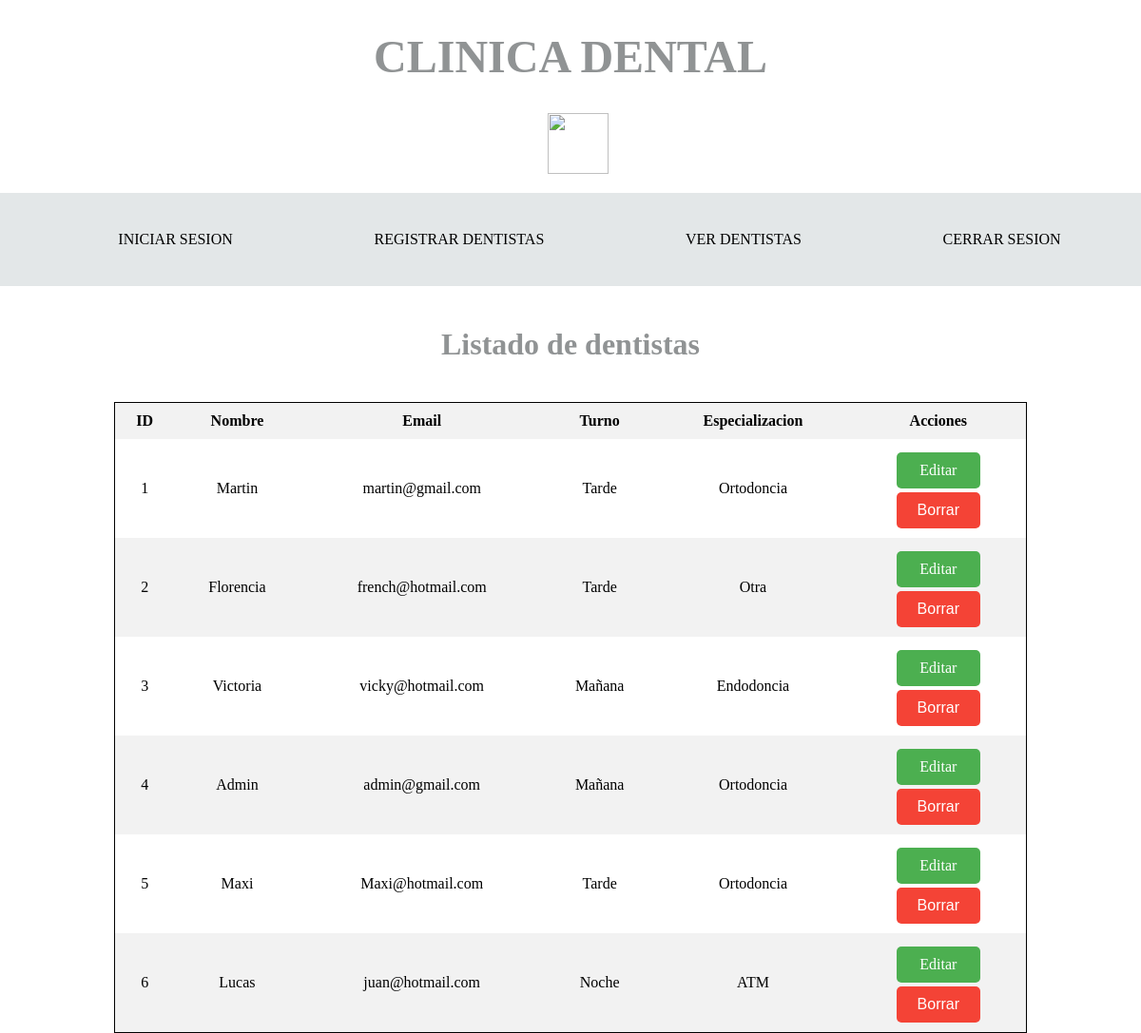
/index.php?ruta=dentistas (signed in), run on the app's committed database.
### tables this page shows
CREATE TABLE `registros` (
  `id` int(11) NOT NULL,
  `nombre` varchar(30) NOT NULL,
  `email` varchar(50) NOT NULL,
  `turno` varchar(70) NOT NULL,
  `especializacion` varchar(70) NOT NULL,
  `password` varchar(70) NOT NULL
);

### controllers/plantilla.controller.php (called while the page is built)
<?php
class ControllerPlantilla{
    public function ctrGetPlantilla(){
        include "views/plantilla.php";
    }
}

### index.php (called while the page is built)
<?php
require_once "controllers/plantilla.controller.php";
require_once "controllers/registros.controller.php";
require_once "models/registros.modelo.php";
$inicio = new ControllerPlantilla();
$inicio->ctrGetPlantilla();

### controllers/registros.controller.php (called while the page is built, shortened)
<?php
class ControllerRegistros{
	static public function ctrSeleccionarRegistros($item, $valor) {
		$tabla = "registros";
		$respuesta = ModeloRegistros::mdlSeleccionarRegistros($tabla, $item, $valor);
		return $respuesta;
	}
}

### models/conexion.php (called while the page is built)
<?php
class Conexion{
    static public function conectar(){
        $link = new PDO("mysql:host=localhost;port=3306;dbname=victoriaFrenchDB",
                            "root",
                            "");
        $link->exec("set names utf8");
        return $link;
    }
}

### models/registros.modelo.php (called while the page is built, shortened)
<?php
require_once "conexion.php";
class ModeloRegistros
{
	static public function mdlSeleccionarRegistros($tabla, $item, $valor)
	{
		if ($item == null && $valor == null) {
			$stmt = Conexion::conectar()->prepare("SELECT * FROM $tabla ORDER BY id DESC");
			$stmt->execute();
			return $stmt->fetchAll();
		} else {
			$stmt = Conexion::conectar()->prepare("SELECT * FROM $tabla WHERE $item = :$item ORDER BY id DESC");
			$stmt->bindParam(":" . $item, $valor, PDO::PARAM_STR);
			$stmt->execute();
			return $stmt->fetch();
		}
	}
}

### views/paginas/dentistas.php (the view, shortened to what this page needs)
<!DOCTYPE html>
<html lang="en">
<head>
    <link rel="stylesheet" href="css/style.css">
</head>
<body>
    <h4 class="title title_dentistas">Listado de dentistas</h4>
    <?php
$usuarios = ControllerRegistros::ctrSeleccionarRegistros(null, null);
?>
<table class="table">
	<thead class="table_head">
		<tr>
			<th>ID</th>
			<th>Nombre</th>
			<th>Email</th>
			<th>Turno</th>
			<th>Especializacion</th>
			<th>Acciones</th>
		</tr>
	</thead>
	<tbody class="table_body">
	<?php foreach ($usuarios as $key => $value): ?>
		<tr>
			<td><?php echo ($key+1); ?></td>
			<td><?php echo $value["nombre"]; ?></td>
			<td><?php echo $value["email"]; ?></td>
			<td><?php echo $value["turno"]; ?></td>
			<td><?php echo $value["especializacion"]; ?></td>
			<td>
			<div>
				<a href="index.php?ruta=editar&id=<?php echo $value["id"]; ?>" class="boton_editar">Editar</a>
				<form method="post">
					<button type="submit" class="boton_borrar">Borrar</button>
				</form>
			</div>
			</td>
		</tr>
	<?php endforeach ?>
	</tbody>
</table>

### views/plantilla.php (shortened to what this page needs)
<!DOCTYPE html>
<html lang="en">
<head>
    <link rel="stylesheet" href="css/style.css">
</head>
<body>
    <header>
        <div class="div_titulo">
            <h1 class="title">CLINICA DENTAL </h1>
            <img src="img/dentista.png" class="logo_dentista">
        </div>
        <nav class="home_nav">
            <ul>
                <li><a href="index.php?ruta=inicio">INICIAR SESION</a></li>
                <li><a href="index.php?ruta=registro">REGISTRAR DENTISTAS</a></li>
                <li><a href="index.php?ruta=dentistas"> VER DENTISTAS</a></li>
                <li><a href="index.php?ruta=salir">CERRAR SESION</a></li>
            </ul>
        </nav>
    </header>
    <section>
        <?php
            if (isset($_GET["ruta"])){
                if(
                    $_GET["ruta"]== "inicio" ||
                    $_GET["ruta"] == "registro" ||
                    $_GET["ruta"] == "dentistas" ||
                    $_GET["ruta"] == "editar" ||
                    $_GET["ruta"] == "salir"
                ){
                    include "paginas/" . $_GET["ruta"] . ".php";
                } else{
                    include "paginas/error404.php";
                }
            } else{
                echo "paginas/inicio.php";
            }
            ?>
    </section>
</body>
</html>

### css/style.css (style rules this page uses)
body { margin:0%; padding: 0%; }
.title { text-align: center; color: rgb(144, 147, 148); }
.title_dentistas { font-size: 2rem; }
.div_titulo { justify-content:space-around ; }
.logo_dentista { width: 4rem; height: 4rem; margin-left: 48vw; }
h1 { font-size: 3rem; }
.home_nav { background-color: rgb(227, 231, 232); padding: 10px; padding-bottom: 1.5rem; padding-top: 1.5rem; margin-top: 1rem; }
.home_nav ul { display: flex; list-style: none; justify-content: space-around; }
.home_nav ul li a { text-decoration: none; color: black; }
.table { width: 80%; border-collapse: collapse; border-radius: 5px; margin-left: 10vw; border: 1px solid black; }
.table th, .table td { padding: 10px; text-align: center; }
.table th { background-color: #f2f2f2; }
.table_body tr:nth-child(even) { background-color: #f2f2f2; }
.boton_editar { background-color: #4CAF50; color: white; border: none; padding: 10px 20px; text-align: center; text-decoration: none; display: inline-block; font-size: 16px; margin: 4px 2px; cursor: pointer; border-radius: 5px; width: 3rem; cursor: pointer; }
.boton_borrar { background-color: #f44336; color: white; border: none; padding: 10px 20px; text-align: center; text-decoration: none; display: inline-block; font-size: 16px; border-radius: 5px; width: 5.5rem; cursor: pointer; }

### data on the page
registros: nombre "Martin", email "martin@gmail.com", turno "Tarde", especializacion "Ortodoncia"
registros: nombre "Florencia", email "french@hotmail.com", turno "Tarde", especializacion "Otra"
registros: nombre "Victoria", email "vicky@hotmail.com", turno "Mañana", especializacion "Endodoncia"
registros: nombre "Admin", email "admin@gmail.com", turno "Mañana", especializacion "Ortodoncia"
registros: nombre "Maxi", email "Maxi@hotmail.com", turno "Tarde", especializacion "Ortodoncia"
registros: nombre "Lucas", email "juan@hotmail.com", turno "Noche", especializacion "ATM"
